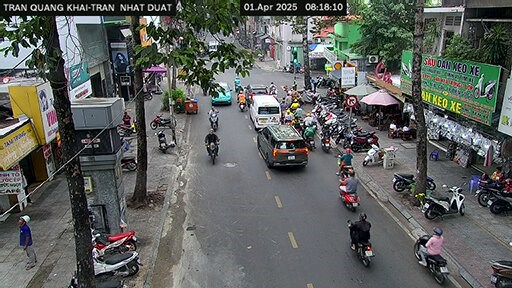
#> input picture Semester 6/Knowledge Discovery and Data Mining/Report/images/camera_1743470411548.jpg, 512 x 288 px
$ python a.py
#> lines starting #> are read from the running program, lines starting #| are printed output that depends on the picture
import cv2

# Đọc ảnh gốc
image = cv2.imread('images/camera_1743470411548.jpg')
#> image is the input picture: shape (288, 512, 3); mean B, G, R 93.7, 96.5, 93.4

# Làm mờ ảnh với Gaussian Blur (tham số càng lớn thì ảnh càng mờ)
blurred_image = cv2.GaussianBlur(image, (5, 5), 0)
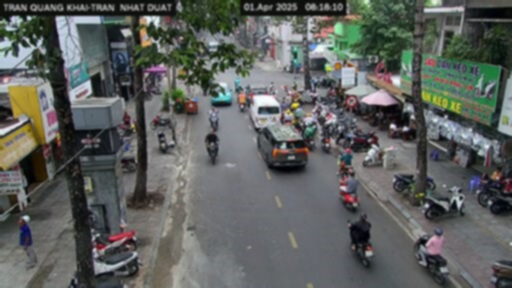
#> blurred_image: shape (288, 512, 3); mean B, G, R 93.7, 96.5, 93.4

# Lưu ảnh đã làm mờ
cv2.imwrite('blurred_output.jpg', blurred_image)

$ run again, with Semester 6/Knowledge Discovery and Data Mining/Report/images/camera_1743470333729.jpg copied over Semester 6/Knowledge Discovery and Data Mining/Report/images/camera_1743470411548.jpg
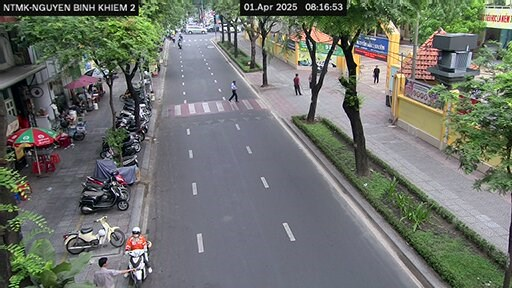
#> input picture Semester 6/Knowledge Discovery and Data Mining/Report/images/camera_1743470333729.jpg, 512 x 288 px
#> image is the input picture: shape (288, 512, 3); mean B, G, R 107.7, 113.8, 109.8
#> `blurred_image = cv2.GaussianBlur(image, (5, 5), 0)`:
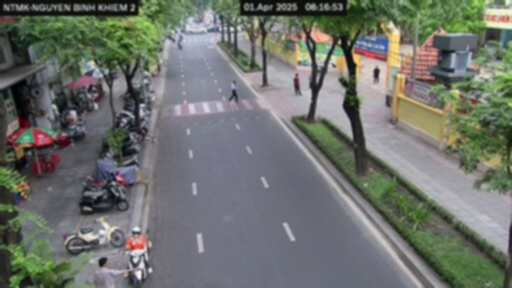
#> blurred_image: shape (288, 512, 3); mean B, G, R 107.7, 113.8, 109.8

$ run again, with Semester 6/Knowledge Discovery and Data Mining/Report/images/camera_1743470349461.jpg copied over Semester 6/Knowledge Discovery and Data Mining/Report/images/camera_1743470411548.jpg
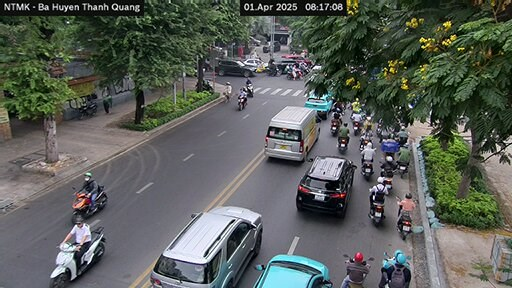
#> input picture Semester 6/Knowledge Discovery and Data Mining/Report/images/camera_1743470349461.jpg, 512 x 288 px
#> image is the input picture: shape (288, 512, 3); mean B, G, R 89.6, 95.3, 90.3
#> `blurred_image = cv2.GaussianBlur(image, (5, 5), 0)`:
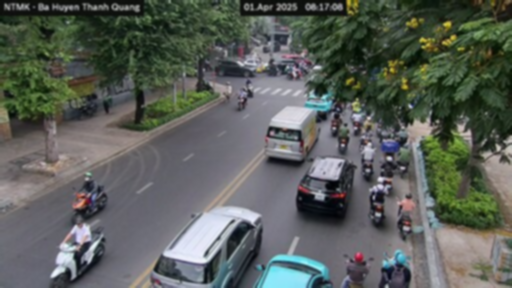
#> blurred_image: shape (288, 512, 3); mean B, G, R 89.6, 95.3, 90.3

$ run again, with Semester 6/Knowledge Discovery and Data Mining/Report/images/camera_1743470362084.jpg copied over Semester 6/Knowledge Discovery and Data Mining/Report/images/camera_1743470411548.jpg
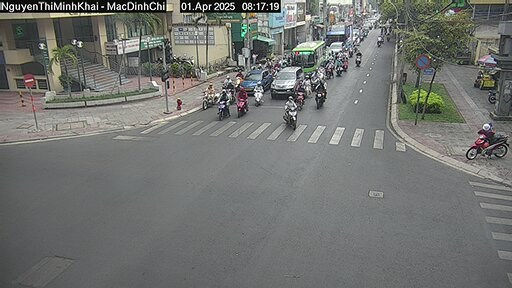
#> input picture Semester 6/Knowledge Discovery and Data Mining/Report/images/camera_1743470362084.jpg, 512 x 288 px
#> image is the input picture: shape (288, 512, 3); mean B, G, R 112.6, 115.3, 113.6
#> `blurred_image = cv2.GaussianBlur(image, (5, 5), 0)`:
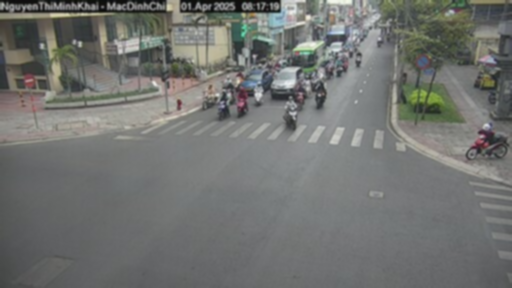
#> blurred_image: shape (288, 512, 3); mean B, G, R 112.7, 115.3, 113.6
